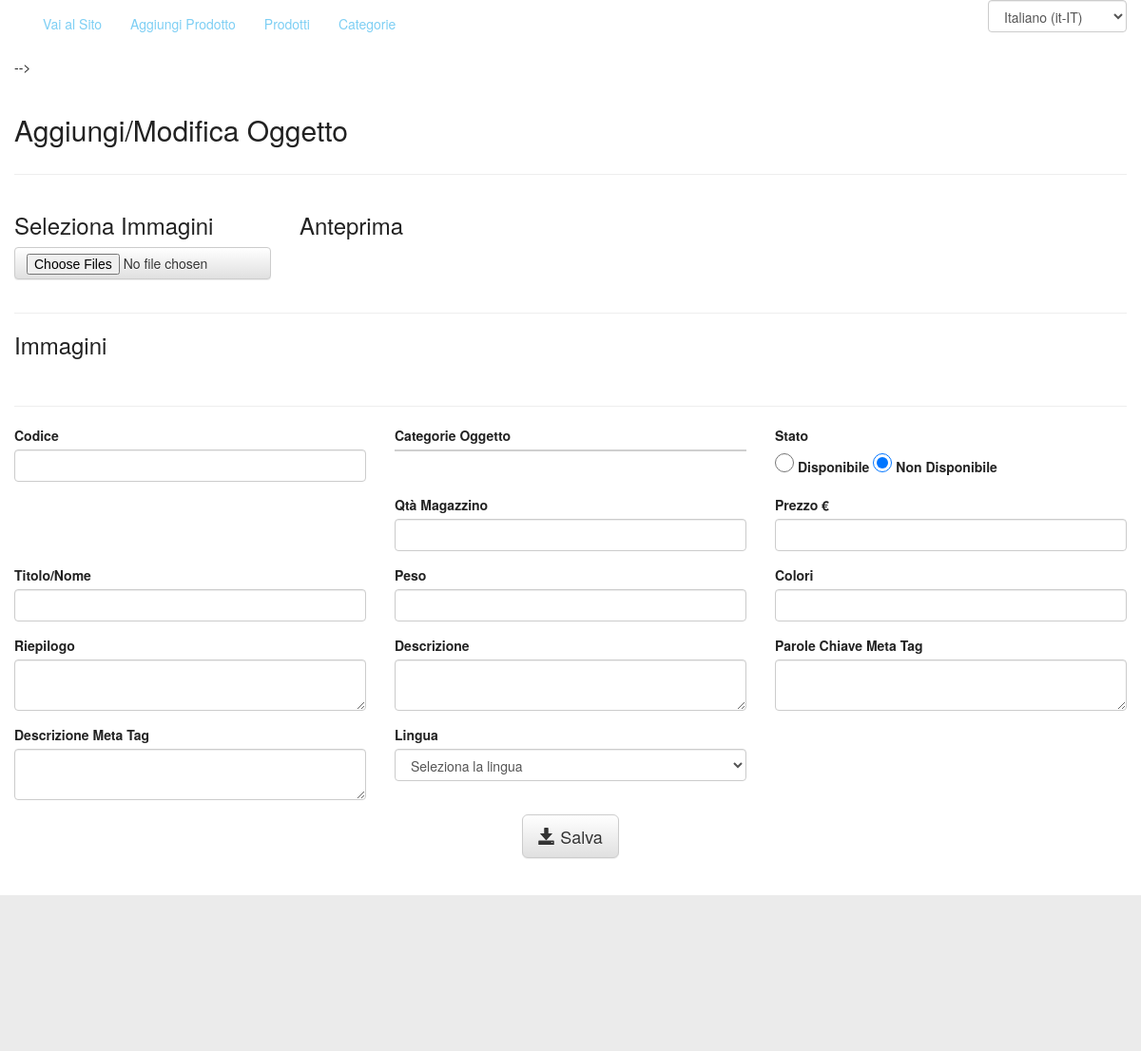
Before: /Admin/editItem (signed in) with the older database file.
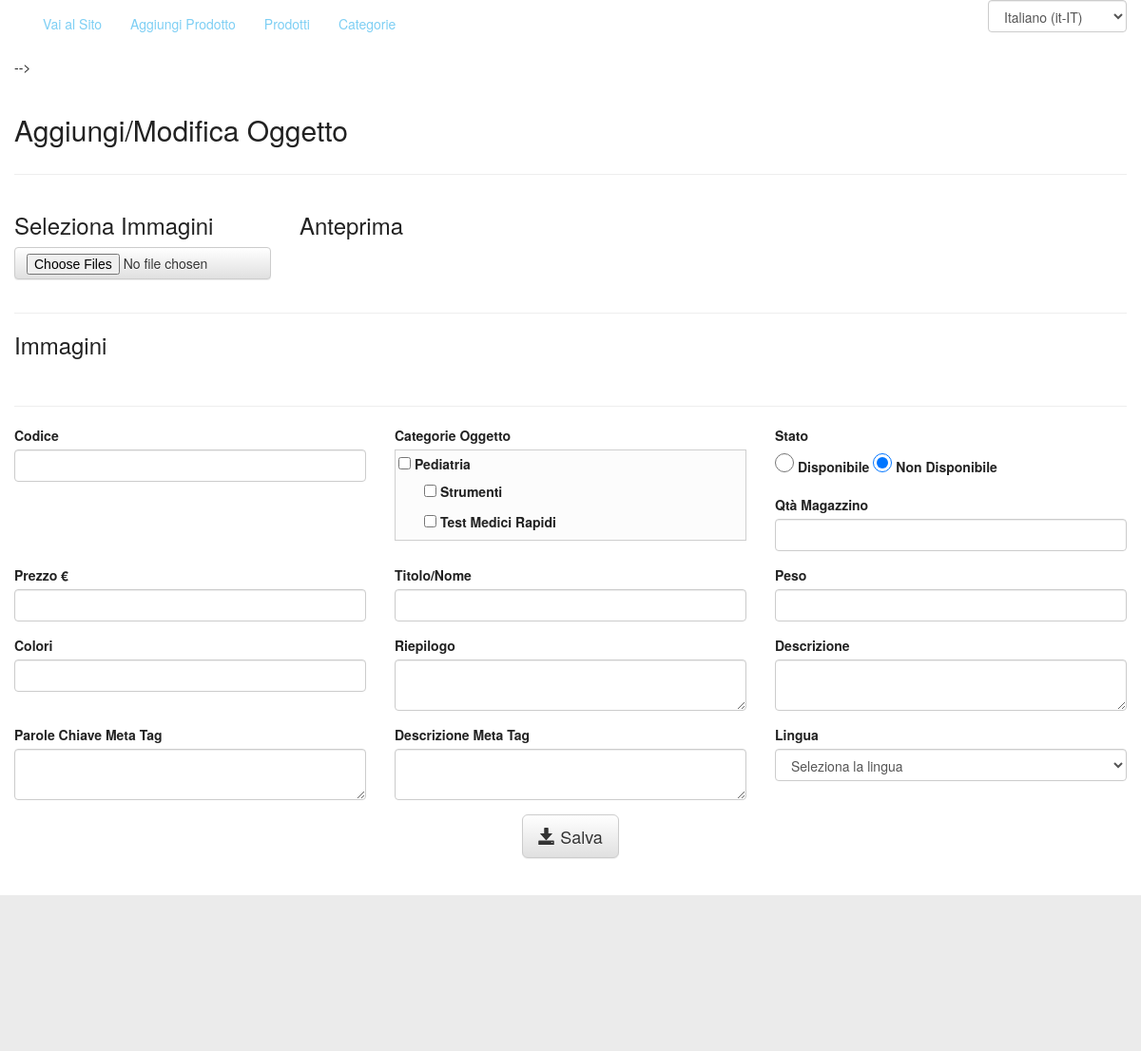
After: the same page with the newer database file.
### tables this page shows
CREATE TABLE `acms_shop_categories` (
  `category_id` int(11) NOT NULL,
  `category_name` varchar(80) DEFAULT NULL,
  `category_status` tinyint(1) DEFAULT '1',
  `category_image_src` varchar(256) DEFAULT NULL,
  `fk_lang_id` int(11) NOT NULL,
  `fk_parent_id` int(11) NOT NULL DEFAULT '0',
  `category_parent_name` varchar(45) DEFAULT NULL
);

### controllers/Admin.php (called while the page is built, shortened)
<?php
class Admin extends Controller
{
    function index()
    {
        $this->getView('pages/page_default');
    }
    function editItem($args)
    {
        $shop_model = $this->getModel('ShopModel');
        $this->shop_categories = $shop_model->getAllCategories();
        $this->index($args);
    }
}

### index.php (called while the page is built, shortened)
<?php
require_once(__DIR__.'/Config.php');
require_once(Config::$abs_path.'/libs/php/Database.php');
require_once(Config::$abs_path.'/controllers/Controller.php');
(new App());

### libs/php/Database.php (called while the page is built, shortened)
<?php
class Database
{
    public $mysqli;
    public $results;
    public function __construct()
    {
        $this->mysqli = new mysqli( Config::$db_host, Config::$db_user, Config::$db_pass, Config::$db_name);
    }
    public function queryExec($query='')
    {
        $_query = str_replace("#_", Config::$db_prefix, $query);
        if (!$this->results = $this->mysqli->query($_query)) {
            echo "<b>Database() say: </b>query problems<br>";
            echo "Query: " . $_query . "<br>";
            echo "Errno: " . $this->mysqli->errno . "<br>";
            echo "Error: " . $this->mysqli->error . "<br>";
            exit;
        }
        return $this->results;
    }
    public function getObjectData($query='')
    {
        $_query = str_replace("#_", Config::$db_prefix, $query);
        if (!$this->results = $this->mysqli->query($_query)) {
            echo "<b>Database() say: </b>query problems<br>";
            echo "Query: " . $_query . "<br>";
            echo "Errno: " . $this->mysqli->errno . "<br>";
            echo "Error: " . $this->mysqli->error . "<br>";
            exit;
        }
        if ($this->results->num_rows === 0) {
            $data = FALSE;
        }else{
            $data = $this->results->fetch_object();
            $data->num_rows = $this->results->num_rows;
        }
        return $data;
    }
}

### models/ShopModel.php (called while the page is built, shortened)
<?php
class ShopModel extends Model
{
    function getAllCategories($lang_id=NULL, $status=NULL)
    {
        $query = "SELECT * FROM #_shop_categories ";
        $query.= "LEFT JOIN #_languages ON #_shop_categories.fk_lang_id = #_languages.lang_id ";
        $this->results = $this->queryExec($query);
        if(!$this->results){
            return FALSE;
        }else{
            $data = [];
            while($row_obj = $this->results->fetch_object()){
                array_push($data, $row_obj);
            }
            return $data;
        }
    }
}

### models/ShopItemModel.php (called while the page is built, shortened)
<?php
class ShopItemModel extends Model
{
    public function __get($property){
        if (property_exists($this, $property)){
            return $this->$property;
        }
    }
}

### views/admin/shop/edit_item.php (the view, shortened to what the rows shown need)
<div class="edit_item">
    <div class="row">
        <div class="col-xs-12 col-sm-12 col-md-12 col-lg-12">
            <h2><?=Lang::$edit_item?></h2>
        </div>
    </div>
    <form name="edit_item_form" method="post" action="<?=Config::$web_path?>/Admin/itemProcess/redirect/<?=$this->get['url']?>" enctype="multipart/form-data">
        <h3><?=Lang::$images?></h3><br/>
        <div class="row">
            <div class="col-xs-12 col-sm-12 col-md-6 col-lg-4">
                <div class="form-group">
                    <div class="shop_categories">
                        <ul class="categories main-level">
                        <?php foreach($this->shop_categories as $cat):?>
                        <?php if($cat->fk_parent_id==='0'):?>
                            <li class="category">
                                <label>
                                    <input type="checkbox" name="item_categories[<?=$cat->category_id;?>]" <?=isset($this->item->item_categories[$cat->category_id]) ? " checked " : "";?> />
                                    <?=$cat->category_name;?>
                                </label>
                                <ul class="categories first-level">
                                <?php foreach ($this->shop_categories as $first_child):?>
                                <?php if($first_child->fk_parent_id === $cat->category_id):?>
                                    <li class="category">
                                        <label>
                                            <input type="checkbox" name="item_categories[<?=$first_child->category_id;?>]" <?=isset($this->item->item_categories[$first_child->category_id]) ? " checked " : "";?> />
                                            <?=$first_child->category_name;?>
                                        </label>
                                        <ul class="categories second-level">
                                        <?php foreach ($this->shop_categories as $second_child):?>
                                        <?php if($second_child->fk_parent_id === $first_child->category_id):?>
                                            <li class="category">
                                                <label>
                                                </label>
                                            </li>
                                        <?php endif;?>
                                        <?php endforeach;?>
                                        </ul>
                                    </li>
                                <?php endif;?>
                                <?php endforeach;?>
                                </ul>
                            </li>
                        <?php endif;?>
                        <?php endforeach;?>
                        </ul>
                    </div>
                </div>
            </div>
        </div>
    </form>
</div>

Changed rows visible on the page:
added acms_shop_categories: category_name "Pediatria", shown under "Immagini"
added acms_shop_categories: category_name "Strumenti", shown under "Pediatria"
added acms_shop_categories: category_name "Test Medici Rapidi", shown under "Pediatria"
